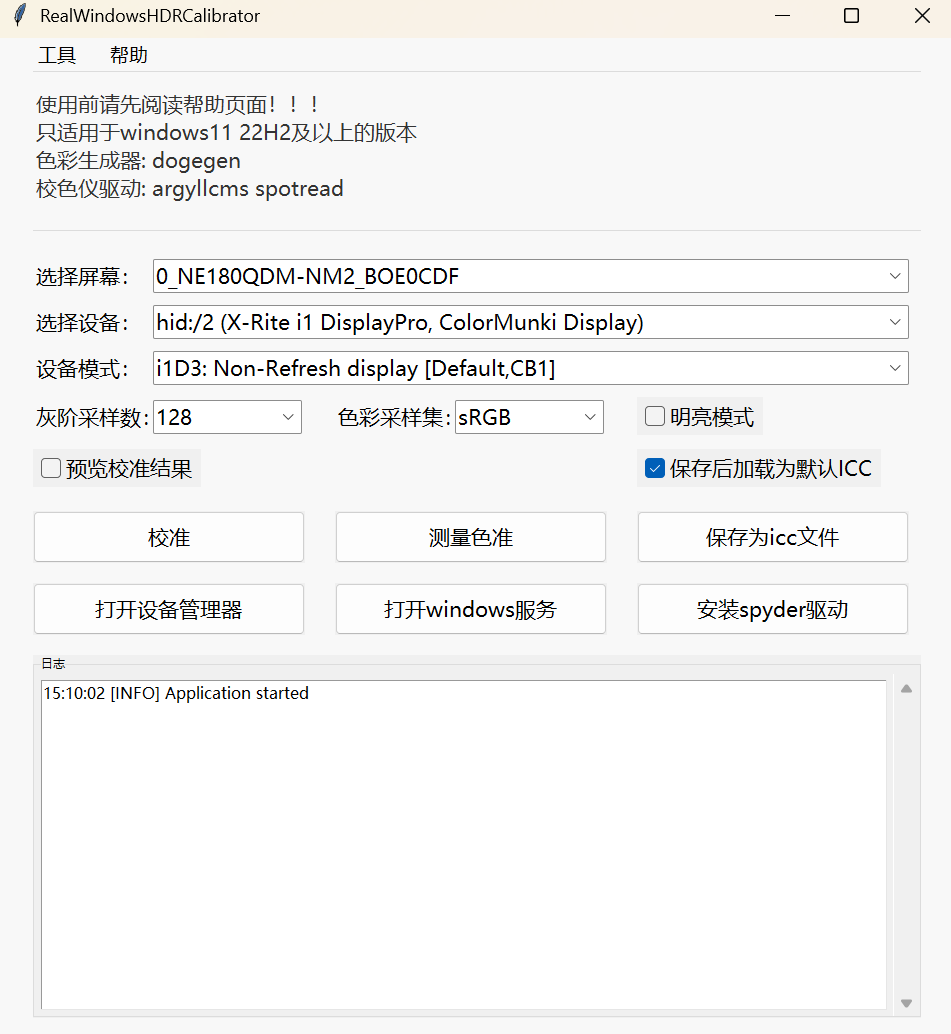

Here is the Python script that generated this plot:
from lut import *
from meta_data import *
from matrix import *
from convert_utils import *
from delteE import *
from icc_rw import ICCProfile
from color_test_suit import *
from color_rw import ColorReader, ColorWriter
from log import logging, TextHandler
from i18n.i18n_loader import _

from win_display import (
    get_all_display_config,
    get_monitor_rect_by_gdi_name,
    cp_add_display_association,
    install_icc,
    uninstall_icc,
    cp_remove_display_association,
    luid_from_dict,
)

from tkinter import filedialog, ttk, Canvas
import tkinter as tk
import numpy as np
import webbrowser
import subprocess
import threading
import traceback
import tempfile
import ctypes
import time
import uuid
import copy
import sys
import re
import os


class HDRCalibrationUI:
    def __init__(self, root):
        self.init_base_icc()
        self.target_xyz = []
        self.convert_command = []
        self.measured_xyz = {}

        self.gamut_test_rgb = {
            "red": [592, 0, 0],
            "green": [0, 592, 0],
            "blue": [0, 0, 592],
            "white": [1023, 1023, 1023],
            "white_200nit": [592, 592, 592],
            "black": [0, 0, 0],
        }
        self.measure_gamut_xyz = {}

        self.preview_icc_name = None
        self.measured_pq = {"red": [], "green": [], "blue": []}

        self.proc_color_write = None
        self.proc_color_reader = None

        self.icc_change_delay = 0

        self.eetf_args = {
            "source_max": 10000,
            "source_min": 0,
            "monitor_max": None,
            "monitor_min": None,
        }
        self._eetf_window = None

        self.project_url = "https://github.com/forbxy/rwhc"
        self.argyll_download_url = "https://www.argyllcms.com/downloadwin.html"

        self.root = root
        self.root.title("RealWindowsHDRCalibrator")
        self.set_dpi_awareness()

        self.displays_config = get_all_display_config()
        hc = {}
        for itm in self.displays_config:
            product_id = itm["target"]["device_path"].split("#")[1]
            f_name = itm["target"].get("friendly_name") or "none"
            h_dname = f"{itm['path_index']}_{f_name}_{product_id}"
            hc[h_dname] = copy.deepcopy(itm)
            hc[h_dname]["monitor_rect"] = get_monitor_rect_by_gdi_name(
                itm["source"]["gdi_name"]
            )
            hc[h_dname]["color_work_status"] = "sdr"
            # Generate the screen's address in the Windows registry
            t = itm["target"]["device_path"].split("\\")[-1].split("#")[:-1]
            hc[h_dname]["pnp_device_id"] = "\\".join(t)
            """SDR_ACM = advanced_color  & wide_color_enforced
               HDR =     advanced_color  & !wide_color_enforced
               SDR =     !advanced_color & !wide_color_enforced
            """
            if hc[h_dname]["target"]["advanced_color"]["enabled"]:
                hc[h_dname]["color_work_status"] = "hdr"
                if hc[h_dname]["target"]["advanced_color"]["wide_color_enforced"]:
                    hc[h_dname]["color_work_status"] = "sdr_acm"
        self.human_display_config_map = hc

        self.build_ui()
        self.init_logging()
        self.on_monitor_changed()
        

    def init_logging(self):
        th = TextHandler(self.log_text)
        fmt = logging.Formatter("%(asctime)s [%(levelname)s] %(message)s", "%H:%M:%S")
        th.setFormatter(fmt)
        root_logger = logging.getLogger()
        root_logger.addHandler(th)

        log_path = os.path.join(os.path.dirname(__file__), "hc.log")
        fh = logging.FileHandler(log_path, encoding="utf-8")
        fh.setFormatter(fmt)
        fh.setLevel(logging.DEBUG)
        root_logger.addHandler(fh)

        root_logger.setLevel(logging.INFO)
        logging.info(_("Application started"))

    def build_ui(self):
        self.root.geometry("960x1000")
        self.root.configure(bg="#f8f8f8")
        self.root.protocol("WM_DELETE_WINDOW", self.on_exit)
        intro_font = ("Microsoft YaHei", 16)

        style = ttk.Style()
        style.theme_use("vista")
        style.configure(
            "TopBar.TMenubutton",
            font=("Microsoft YaHei", 14),
            padding=(5, 4),
            background="#f8f8f8",
            relief="flat",
            borderwidth=0,
        )
        style.map(
            "TopBar.TMenubutton",
            background=[("active", "#e9eff5"), ("pressed", "#dbe6f0")],
            relief=[("pressed", "flat"), ("!pressed", "flat")],
        )
        try:
            style.layout(
                "TopBar.TMenubutton",
                [
                    (
                        "Menubutton.padding",
                        {
                            "children": [("Menubutton.label", {"sticky": "nswe"})],
                            "sticky": "nswe",
                        },
                    )
                ],
            )
        except tk.TclError:
            pass

        top_bar = tk.Frame(root, bg="#f8f8f8")
        top_bar.pack(fill="x", padx=36, pady=(0, 4))

        tk.Frame(top_bar, bg="#dcdcdc", height=1).pack(fill="x", side="bottom")

        tools_btn = ttk.Menubutton(top_bar, text=_("Tools"), style="TopBar.TMenubutton")
        tools_btn.pack(side="left", padx=(0, 24))
        tools_menu = tk.Menu(tools_btn, tearoff=0, font=("Microsoft YaHei", 14))
        tools_menu.add_command(label=_("ICC Modifier"), command=lambda: self.open_tools("icc_modifier_app.py"))
        tools_menu.add_command(label=_("Gamut Browser"), command=lambda: self.open_tools("gamut_browser_app.py"))
        tools_menu.add_command(label=_("View Grayscale"), command=lambda: self.open_tools("view_grayscale_app.py"))
        tools_menu.add_command(label=_("Manual Measurement"), command=lambda: self.open_tools("manual_measure_color_app.py"))
        tools_btn["menu"] = tools_menu  

        help_btn = ttk.Menubutton(top_bar, text=_("Help"), style="TopBar.TMenubutton")
        help_btn.pack(side="left")
        help_menu = tk.Menu(help_btn, tearoff=0, font=("Microsoft YaHei", 14))
        help_menu.add_command(label=_("User Guide"), command=self.open_user_guide_window)
        help_menu.add_command(label=_("Project Homepage"), command=self.open_project_homepage)
        help_btn["menu"] = help_menu
        self.help_window = None

        intro = "\n".join([
            _("Please read the Help page before use!"),
            _("Require win11 >= 22H2 win10 >= 1709"),
            _("Pattern generator: dogegen"),
            _("Colorimeter driver: argyllcms spotread")
        ])
        tk.Label(
            root,
            text=intro,
            font=intro_font,
            justify="left",
            bg="#f8f8f8",
            fg="#333333",
            anchor="w",
            pady=12,
            wraplength=2150,
        ).pack(pady=(0, 10), padx=36, anchor="w")

        tk.Frame(root, height=1, bg="#dcdcdc").pack(fill="x", padx=36, pady=(4, 8))

        style.configure(
            "TButton", font=("Microsoft YaHei", 16), padding=(12, 8), width=20
        )
        style.configure(
            "TCheckbutton",
            font=("Microsoft YaHei", 16),  # Set font size
            padding=(8, 4),  # Optional: adjust padding
        )


        button_frame = tk.Frame(root, bg="#f8f8f8")
        button_frame.pack(pady=20, anchor="w", padx=36)
        self.root.option_add("*TCombobox*Listbox*Font", ("Microsoft YaHei", 15))

        self.monitor_list = list(self.human_display_config_map.keys())
        self.monitor_list.sort()
        self.monitor_var = tk.StringVar(
            value=self.monitor_list[0] if self.monitor_list else "No Monitor Found"
        )
        tk.Label(
            button_frame, text=_("Select display:"), font=("Microsoft YaHei", 16), bg="#f8f8f8"
        ).grid(row=0, column=0, sticky="w", padx=(0, 10), pady=(0, 12), columnspan=3)
        monitor_menu = ttk.Combobox(
            button_frame,
            textvariable=self.monitor_var,
            values=self.monitor_list,
            font=("Microsoft YaHei", 16),
            width=40,
            state="readonly",
        )
        monitor_menu.grid(
            row=0, column=0, sticky="we", padx=(120, 0), pady=(0, 12), columnspan=3
        )
        monitor_menu.bind("<<ComboboxSelected>>", lambda e: self.on_monitor_changed())

        im = self.get_instrument_mode_options()
        self.instrument_desc = [itm[1] for itm in im[0]]
        self.instrument_choose = [itm[0] for itm in im[0]]
        self.mode_desc = [itm[1] for itm in im[1]]
        self.mode_choose = [itm[0] for itm in im[1]]
        if not self.instrument_desc:
            self.instrument_desc = [_("No instrument found")]
        self.instrument_var = tk.StringVar(value=self.instrument_desc[0])
        tk.Label(
            button_frame, text=_("Select instrument:"), font=("Microsoft YaHei", 16), bg="#f8f8f8"
        ).grid(row=1, column=0, sticky="w", padx=(0, 10), pady=(0, 12), columnspan=3)
        instrument_menu = ttk.Combobox(
            button_frame,
            textvariable=self.instrument_var,
            values=self.instrument_desc,
            font=("Microsoft YaHei", 16),
            width=40,
            state="readonly",
        )
        instrument_menu.grid(
            row=1, column=0, sticky="we", padx=(120, 0), pady=(0, 12), columnspan=3
        )
        if not self.mode_desc:
            self.mode_desc = [_("No instrument found")]
        self.mode_var = tk.StringVar(value=self.mode_desc[0])
        tk.Label(
            button_frame, text=_("Instrument mode:"), font=("Microsoft YaHei", 16), bg="#f8f8f8"
        ).grid(row=2, column=0, sticky="w", padx=(0, 10), pady=(0, 12), columnspan=3)
        mode_menu = ttk.Combobox(
            button_frame,
            textvariable=self.mode_var,
            values=self.mode_desc,
            font=("Microsoft YaHei", 16),
            width=40,
            state="readonly",
        )
        mode_menu.grid(
            row=2, column=0, sticky="we", padx=(120, 0), pady=(0, 12), columnspan=3
        )

        self.pq_points_var = tk.StringVar(value="128")  
        tk.Label(
            button_frame,
            text=_("Grayscale samples:"),
            font=("Microsoft YaHei", 16),
            bg="#f8f8f8",
        ).grid(row=3, column=0, sticky="w", padx=(0, 10), pady=(0, 12))
        pq_points_menu = ttk.Combobox(
            button_frame,
            textvariable=self.pq_points_var,
            values=["128", "256", "512", "1024"],
            font=("Microsoft YaHei", 16),
            width=6,
            state="readonly",
        )
        pq_points_menu.grid(row=3, column=0, sticky="we", padx=(120, 33), pady=(0, 12))

        self.color_space_var = tk.StringVar(value="sRGB")
        tk.Label(
            button_frame,
            text=_("Color sample set:"),
            font=("Microsoft YaHei", 16),
            bg="#f8f8f8",
        ).grid(row=3, column=1, sticky="w", padx=(0, 10), pady=(0, 12))
        color_space_menu = ttk.Combobox(
            button_frame,
            textvariable=self.color_space_var,
            values=["sRGB", "sRGB+DisplayP3"],
            font=("Microsoft YaHei", 16),
            width=6,
            state="readonly",
        )
        color_space_menu.grid(
            row=3, column=1, sticky="we", padx=(120, 33), pady=(0, 12)
        )

        self.eetf_var = tk.BooleanVar(value=False)
        self.eetf_check = ttk.Checkbutton(
            button_frame,
            text=_("Luminance mapping"),
            variable=self.eetf_var,
            style="TCheckbutton",
            command=self.on_eetf_toggle,
        )
        # self.eetf_check.grid(row=3, column=2, sticky="w", padx=(0, 10), pady=(0, 12))
        # EETF functionality needs refactor before enabling
        
        self.bright_var = tk.BooleanVar(value=False) 
        self.bright_checkbutton = ttk.Checkbutton(
            button_frame,
            text=_("Bright mode"),
            variable=self.bright_var,
            style="TCheckbutton",
        )
        self.bright_checkbutton.grid(
            row=3, column=2, sticky="w", padx=(0, 0), pady=(0, 14)
        )

        self.white_point_var = tk.StringVar(value="0.3127,0.3290")
        tk.Label(
            button_frame,
            text=_("WhitePoint:"),
            font=("Microsoft YaHei", 16),
            bg="#f8f8f8",
        ).grid(row=4, column=0, sticky="w", padx=(0, 10), pady=(0, 12))
        white_point_entry = ttk.Entry(
            button_frame,
            textvariable=self.white_point_var,
            font=("Microsoft YaHei", 16),
            width=12,
        )
        white_point_entry.grid(row=4, column=0, sticky="we", padx=(120, 33), pady=(0, 12))

        self.preview_var = tk.BooleanVar(value=False) 
        self.preview_var.trace_add("write", lambda *a: self.on_preview_toggle())
        self.preview_checkbutton = ttk.Checkbutton(
            button_frame,
            text=_("Preview calibration result"),
            variable=self.preview_var,
            style="TCheckbutton",
        )
        self.preview_checkbutton.grid(
            row=4, column=1, sticky="w", padx=(0, 0), pady=(0, 14)
        )

        self.icc_set_var = tk.BooleanVar(value=True) 
        self.icc_set_checkbutton = ttk.Checkbutton(
            button_frame,
            text=_("Load as default ICC after saving"),
            variable=self.icc_set_var,
            style="TCheckbutton",
        )
        self.icc_set_checkbutton.grid(
            row=4, column=2, sticky="w", padx=(0, 0), pady=(0, 14)
        )

        ttk.Button(
            button_frame,
            text=_("Calibrate"),
            command=self.calibrate_monitor,
            style="TButton",  
            
            width=20,
        ).grid(row=5, column=0, padx=(0, 30), pady=(10, 0), sticky="w")

        ttk.Button(
            button_frame,
            text=_("Measure color accuracy"),
            command=self.measure_pq,
            style="TButton",
            width=20,
        ).grid(row=5, column=1, padx=(0, 30), pady=(10, 0), sticky="w")

        ttk.Button(
            button_frame,
            text=_("Save as ICC file"),
            command=self.generate_and_save_icc,
            style="TButton",
            width=20,
        ).grid(row=5, column=2, pady=(10, 0), sticky="w")

        ttk.Button(
            button_frame,
            text=_("Open Device Manager"),
            command=lambda: os.system("start devmgmt.msc"),
            style="TButton",
            width=20,
        ).grid(row=6, column=0, columnspan=2, pady=(20, 0), sticky="w")
        ttk.Button(
            button_frame,
            text=_("Open Windows Services"),
            command=lambda: os.system("start services.msc"),
            style="TButton",
            width=20,
        ).grid(row=6, column=1, columnspan=2, pady=(20, 0), sticky="w")

        ttk.Button(
            button_frame,
            text=_("Install Spyder driver"),
            command=lambda: webbrowser.open(self.argyll_download_url),
            style="TButton",
            width=20,
        ).grid(row=6, column=2, columnspan=2, pady=(20, 0), sticky="w")

        log_frame = ttk.LabelFrame(root, text=_("Log"))
        log_frame.pack(fill="both", expand=True, padx=36, pady=(0, 20))
        self.log_text = tk.Text(
            log_frame,
            height=12,
            wrap="word",
            state="disabled",
            font=("Microsoft YaHei", 12),
            bg="#ffffff",
        )
        scrollbar = ttk.Scrollbar(
            log_frame, orient="vertical", command=self.log_text.yview
        )
        self.log_text.configure(yscrollcommand=scrollbar.set)
        scrollbar.pack(side="right", fill="y")
        self.log_text.pack(side="left", fill="both", expand=True, padx=6, pady=6)

    def init_base_icc(self):
        self.icc_handle = ICCProfile("data/hdr_empty.icc")
        self.icc_data = self.icc_handle.read_all()
        self.MHC2 = copy.deepcopy(self.icc_data["MHC2"])
        if self.MHC2["red_lut"] == [0, 1]:
            self.MHC2["red_lut"] = generate_pq_lut().tolist()
            self.MHC2["green_lut"] = generate_pq_lut().tolist()
            self.MHC2["blue_lut"] = generate_pq_lut().tolist()
            self.MHC2["entry_count"] = len(self.MHC2["red_lut"])

    def set_dpi_awareness(self):
        try:
            ctypes.windll.shcore.SetProcessDpiAwareness(1) 
        except Exception:
            try:
                ctypes.windll.user32.SetProcessDPIAware()
            except Exception:
                pass

    def run_in_thread(self, worker, on_done):
        """
        worker: a function that takes no arguments (or only uses closure variables) — returns a result
        on_done(result): callback executed on the main (GUI) thread
        """

        def _wrap():
            try:
                res = worker()
            except Exception as e:
                res = e
            
            self.root.after(0, lambda: on_done(res))

        threading.Thread(target=_wrap, daemon=True).start()

    def get_instrument_mode_options(self):
        """
        Dynamically parse the output of spotread.exe --help
        to extract available instruments and their device file names.
        """
        exe_path = os.path.join(os.path.dirname(__file__), "bin", "spotread.exe")
        if not os.path.isfile(exe_path):
            return ([], [])
        try:
            proc = subprocess.run(
                [exe_path, "--help"],
                stdout=subprocess.PIPE,
                stderr=subprocess.STDOUT,
                text=True,
                env=os.environ.copy(),
                check=False,
            )
            output = proc.stdout
        except Exception as e:
            return ([], [])

        lines = [itm.strip() for itm in output.splitlines()]

        c_list = []
        for i, ln in enumerate(lines):
            if "-c listno" in ln:
                # Collect downward until hitting the next argument (line starts with '-' and is not indented)
                j = i
                while j < len(lines):
                    l2 = lines[j]
                    if j != i and re.match(r"^-\w", l2):
                        break
                    # Match pattern like "  1 = 'xxxx'"
                    m = re.match(r"\s*(\d+)\s*=\s*'(.+)'", l2)
                    if m:
                        c_list.append([m.group(1), m.group(2)])
                    j += 1
                break  # Exit after finishing the block

        # -y
        y_list = []
        start_idx = None
        for i, ln in enumerate(lines):
            if re.match(r"^-y\s+", ln):
                start_idx = i
                break
        if start_idx is not None:
            # Collect the -y block
            block = []
            for j in range(start_idx, len(lines)):
                l2 = lines[j]
                if j == start_idx:
                    l2 = l2[3:]  # Strip the "-y " prefix
                if j > start_idx and re.match(r"^\-\w", l2):  # Next argument begins
                    break
                block.append(l2.rstrip())
            for raw in block:
                if not raw.strip():
                    continue
                m = raw.split("    ")
                code = m[0].strip()
                desc = m[-1].strip()
                y_list.append([code, desc])
        if not y_list:
            logging.error(_("Failed to parse spotread -y modes; the output format may have changed"))
        return c_list, y_list

    def get_spotread_args(self):
        args = []
        instrument_idx = self.instrument_desc.index(self.instrument_var.get())
        mode_idx = self.mode_desc.index(self.mode_var.get())
        args.append("-x")
        args.append("-e")
        args.append("-Q")
        args.append("2015_10")
        print(instrument_idx, mode_idx)
        if len(self.instrument_choose) > 0:
            args.extend(["-c", self.instrument_choose[instrument_idx]])
        if len(self.mode_choose) > 0:
            args.extend(["-y", self.mode_choose[mode_idx].split("|")[0]])
        return args
    
    def open_tools(self, tool_name):
        try:
            script = os.path.join(os.path.dirname(__file__), "tools", tool_name)
            if not os.path.isfile(script):
                tk.messagebox.showerror(_("Error"), _("File not found: {}").format(script))
                return
            print([sys.executable, script], os.path.dirname(script))
            subprocess.Popen([sys.executable, script], cwd=os.path.dirname(script), env=os.environ.copy())
        except Exception as e:
                tk.messagebox.showerror(_("Error"), _("Failed to launch {}: {}").format(tool_name, e))


    def open_project_homepage(self):
        webbrowser.open(self.project_url)

    def open_user_guide_window(self):
        webbrowser.open(self.project_url)

    def set_icc(self, path):
        """
        path: The file path of the ICC profile to install.
        Install the specified ICC file, 
        associate it with the currently selected display, 
        and set it as that display's default ICC.
        """
        install_icc(path)
        icc_name = os.path.basename(path)
        monitor = self.monitor_var.get()
        info = self.human_display_config_map.get(monitor)
        luid = luid_from_dict(info["adapter_luid"])
        sid = info["source"]["id"]
        hdr = False
        if info["color_work_status"] == "hdr":
            hdr = True
        cp_add_display_association(
            luid, sid, icc_name, set_as_default=True, associate_as_advanced_color=hdr
        )

    def clean_icc(self, name):
        """
        name: The name of the ICC profile to clean (without .icc or .icm).
        Unassociate the specified ICC file from the currently selected display, 
        unset it as that display's default profile, 
        and remove the ICC file from the system.
        """
        path = f"{name}.icc"
        monitor = self.monitor_var.get()
        info = self.human_display_config_map.get(monitor)
        luid = luid_from_dict(info["adapter_luid"])
        sid = info["source"]["id"]
        hdr = False
        if info["color_work_status"] == "hdr":
            hdr = True
        cp_remove_display_association(luid, sid, path, associate_as_advanced_color=hdr)
        uninstall_icc(path, force=True)

    def freeze_ui(self):
        """
        Disable all interactive controls in the window; 
        save their original states (including Combobox 'readonly' state).
        """
        if getattr(self, "_ui_frozen", False):
            return
        self._ui_frozen = True
        self._disabled_widgets = []

        def add(widget, prev_state):
            self._disabled_widgets.append((widget, prev_state))

        def walk(w):
            for child in w.winfo_children():
                walk(child)
                if isinstance(
                    child,
                    (
                        tk.Button,
                        tk.Checkbutton,
                        tk.Radiobutton,
                        tk.Scale,
                        tk.Entry,
                        tk.Text,
                    ),
                ):
                    prev = child.cget("state")
                    if prev != "disabled":
                        add(child, prev)
                        child.config(state="disabled")
                elif isinstance(
                    child,
                    (
                        ttk.Button,
                        ttk.Checkbutton,
                        ttk.Radiobutton,
                        ttk.Entry,
                        ttk.Menubutton,
                    ),
                ):
                    try:
                        prev = child.cget("state")
                    except Exception:
                        try:
                            prev = (
                                "disabled" if "disabled" in child.state() else "normal"
                            )
                        except Exception:
                            prev = "normal"
                    if prev != "disabled":
                        add(child, prev)
                        child.configure(state="disabled")
                elif isinstance(child, ttk.Combobox):
                    prev = child.cget("state")  # Could be 'readonly' or 'normal'
                    if prev != "disabled":
                        add(child, prev)
                        child.configure(state="disabled")
                if isinstance(child, ttk.Menubutton):
                    m = child["menu"] if "menu" in child.keys() else None
                    if isinstance(m, tk.Menu):
                        entry_states = []
                        end = m.index("end")
                        if end is not None:
                            for i in range(end + 1):
                                try:
                                    st = m.entrycget(i, "state")
                                    entry_states.append(st)
                                    m.entryconfig(i, state="disabled")
                                except Exception:
                                    entry_states.append(None)
                        add(m, entry_states)

        walk(self.root)
        self.root.configure(cursor="wait")
        self.root.update_idletasks()

    def unfreeze_ui(self):
        """
        Restore the interactive controls' states that were saved prior to calling freeze_ui.
        """
        if not getattr(self, "_ui_frozen", False):
            return
        for widget, prev in getattr(self, "_disabled_widgets", []):
            if isinstance(widget, tk.Menu):
                for i, st in enumerate(prev):
                    if st is not None:
                        try:
                            widget.entryconfig(i, state=st)
                        except Exception:
                            pass
                continue
            try:
                if prev != "disabled":
                    widget.configure(state=prev)
            except Exception:
                pass
        self._disabled_widgets.clear()
        self._ui_frozen = False
        self.root.configure(cursor="")
        self.root.update_idletasks()

    @staticmethod
    def safe_call(func):
        """
        Decorator for GUI action methods that:
        - Catches and logs any exception raised by the wrapped function.
        - Ensures cleanup steps run on error (unfreeze UI, stop reader/writer processes).
        - Resets transient ICC/preview state to a safe default.
        - Prevents the exception from propagating to the caller (avoids crashing the GUI thread).
        """
        def wrapper(*args, **kwargs):
            self = args[0]
            try:
                return func(*args, **kwargs)
            except Exception as e:
                logging.error(_("Error while executing {}: {}").format(func.__name__, e))
                logging.error(traceback.format_exc())
                try:
                    self.unfreeze_ui()
                except Exception:
                    pass
                try:
                    self.clean_color_rw_process()
                except Exception:
                    pass
                self.icc_change_delay = 0
                if self.preview_icc_name:
                    try:
                        self.preview_var.set(False)
                    except Exception:
                        pass

        return wrapper

    def clean_color_rw_process(self):
        try:
            if self.proc_color_write:
                self.proc_color_write.terminate()
                self.proc_color_write = None
            if self.proc_color_reader:
                self.proc_color_reader.terminate()
                self.proc_color_reader = None
        except Exception as e:
            logging.error(_("Error cleaning color read/write processes: {}").format(e))
            logging.error(traceback.format_exc())

    def on_exit(self):
        # exit clean
        try:
            if self.preview_icc_name:
                self.clean_icc(self.preview_icc_name)
            self.clean_color_rw_process()
        except Exception as e:
            logging.error(_("Error during on_exit: {}").format(e))
            logging.error(traceback.format_exc())
        try:
            self.root.destroy()
        except Exception:
            pass

    def on_monitor_changed(self, event=None):
        """
        Display change notification: 
        show a short, undecorated overlay centered on the selected monitor 
        """
        sel = self.monitor_var.get()
        info = self.human_display_config_map.get(sel)
        if not info:
            return

        mon = info.get("monitor_rect")
        if not mon:
            try:
                mon = get_monitor_rect_by_gdi_name(info["source"]["gdi_name"])
            except Exception:
                return

        box_w = 500
        box_h = 300
        duration_ms = 1500
        text = _("Selected this display")

        mon_left = int(mon.get("left", 0))
        mon_top = int(mon.get("top", 0))
        mon_right = int(mon.get("right", mon_left + box_w))
        mon_bottom = int(mon.get("bottom", mon_top + box_h))
        mon_w = max(1, mon_right - mon_left)
        mon_h = max(1, mon_bottom - mon_top)

        x = mon_left + (mon_w - box_w) // 2
        y = mon_top + (mon_h - box_h) // 2

        try:
            prev_top = self.root.attributes("-topmost")
        except Exception:
            prev_top = False

        def _to_bool(v):
            if isinstance(v, str):
                return v in ("1", "true", "True")
            return bool(v)

        prev_top_bool = _to_bool(prev_top)

        overlay = tk.Toplevel(self.root)
        overlay.overrideredirect(True)
        overlay.transient(self.root)
        overlay.attributes("-topmost", True)
        overlay.configure(bg="white")
        overlay.geometry(f"{box_w}x{box_h}+{x}+{y}")
        overlay.lift(self.root)

        frm = tk.Frame(
            overlay, bg="white", highlightthickness=1, highlightbackground="#888888"
        )
        frm.pack(fill="both", expand=True)

        canvas = tk.Canvas(
            frm, width=box_w, height=box_h, highlightthickness=0, bg="white"
        )
        canvas.pack(fill="both", expand=True)

        canvas.create_text(
            box_w // 2,
            box_h // 2,
            text=text,
            fill="black",
            font=("Segoe UI", 16, "bold"),
        )

        def _cleanup():
            try:
                if overlay.winfo_exists():
                    overlay.destroy()
            except Exception:
                pass
            try:
                self.root.attributes("-topmost", True)
                self.root.lift()
                # try:
                #     self.root.focus_force()
                # except Exception:
                #     pass

                def _restore():
                    try:
                        self.root.attributes("-topmost", prev_top_bool)
                    except Exception:
                        pass

                self.root.after(10, _restore)
            except Exception:
                pass

        overlay.after(duration_ms, _cleanup)

    def on_eetf_toggle(self):
        if self.eetf_var.get():
            self.open_eetf_window()
        else:
            self.eetf_args = {
                "source_max": 10000,
                "source_min": 0,
                "monitor_max": None,
                "monitor_min": None,
            }

    def open_eetf_window(self):
        if self._eetf_window and self._eetf_window.winfo_exists():
            self._eetf_window.lift()
            return

        win = tk.Toplevel(self.root)
        win.title(_("EETF parameters"))
        win.geometry("360x330")
        win.resizable(True, True)
        self._eetf_window = win

        frm = tk.Frame(win, padx=14, pady=12)
        frm.pack(fill="both", expand=True)

        src_max_default = self.eetf_args.get("source_max", 10000)
        src_min_default = self.eetf_args.get("source_min", 0)
        mon_max_default = self.eetf_args.get("monitor_max")
        mon_min_default = self.eetf_args.get("monitor_min")

        v_src_max = tk.StringVar(
            value=str(src_max_default if src_max_default is not None else "10000")
        )
        v_src_min = tk.StringVar(
            value=str(src_min_default if src_min_default is not None else "0")
        )
        v_max = tk.StringVar(
            value=("" if mon_max_default is None else f"{mon_max_default}")
        )
        v_min = tk.StringVar(
            value=("" if mon_min_default is None else f"{mon_min_default}")
        )

        tk.Label(frm, text=_("Source max luminance (nit):"), font=("Microsoft YaHei", 13)).grid(
            row=0, column=0, sticky="w", pady=6
        )
        e1 = ttk.Entry(frm, textvariable=v_src_max, width=18)
        e1.grid(row=0, column=1, sticky="w", pady=6)

        tk.Label(frm, text=_("Source min luminance (nit):"), font=("Microsoft YaHei", 13)).grid(
            row=1, column=0, sticky="w", pady=6
        )
        e2 = ttk.Entry(frm, textvariable=v_src_min, width=18)
        e2.grid(row=1, column=1, sticky="w", pady=6)

        tk.Label(frm, text=_("Display max luminance (nit):"), font=("Microsoft YaHei", 13)).grid(
            row=2, column=0, sticky="w", pady=6
        )
        e3 = ttk.Entry(frm, textvariable=v_max, width=18)
        e3.grid(row=2, column=1, sticky="w", pady=6)

        tk.Label(frm, text=_("Display min luminance (nit):"), font=("Microsoft YaHei", 13)).grid(
            row=3, column=0, sticky="w", pady=6
        )
        e4 = ttk.Entry(frm, textvariable=v_min, width=18)
        e4.grid(row=3, column=1, sticky="w", pady=6)

        tk.Label(
            frm,
            text=_("Tip: leave display max/min empty to use measured values."),
            font=("Microsoft YaHei", 13),
            fg="#333333",
            wraplength=320,
            justify="left",
        ).grid(row=4, column=0, columnspan=2, sticky="w", pady=(6, 0))

        btns = tk.Frame(frm)
        btns.grid(row=5, column=0, columnspan=2, pady=(14, 0), sticky="e")

        def on_ok():
            # Parse to float; allow empty values as None
            try:
                smx = float(v_src_max.get())
                smn = float(v_src_min.get())
            except Exception:
                tk.messagebox.showerror(_("Error"), _("Source luminance must be numeric"))
                return
            try:
                mmx = float(v_max.get()) if v_max.get().strip() != "" else None
                mmn = float(v_min.get()) if v_min.get().strip() != "" else None
            except Exception:
                tk.messagebox.showerror(_("Error"), _("Display luminance must be numeric or left blank"))
                return

            if smx <= 0 or smn < 0 or smn > smx:
                tk.messagebox.showerror(
                    _("Error"), _("Source max must be > 0 and source min must be <= source max")
                )
                return

            if mmx is not None and mmx <= 0:
                tk.messagebox.showerror(_("Error"), _("Display max luminance must be > 0"))
                return
            if (mmx is not None and mmn is not None) and (mmn < 0 or mmn > mmx):
                tk.messagebox.showerror(_("Error"), _("Display min luminance must be within [0, max]"))
                return

            self.eetf_args = {
                "source_max": smx,
                "source_min": smn,
                "monitor_max": mmx,
                "monitor_min": mmn,
            }
            logging.info(_("EETF params: %s"), self.eetf_args)
            win.destroy()

        def on_cancel():
            self.eetf_var.set(False)
            win.destroy()

        ttk.Button(btns, text=_("OK"), command=on_ok, width=10).pack(
            side="right", padx=(8, 0)
        )
        ttk.Button(btns, text=_("Cancel"), command=on_cancel, width=10).pack(side="right")

        win.bind("<Return>", lambda e: on_ok())
        win.bind("<Escape>", lambda e: on_cancel())

    def on_preview_toggle(self):
        """
        Implement a preview: loading a temporary ICC profile onto the selected display.
        before measurement load hdr_empty.icc as a preview; 
        after measurement preview the measured results 
        """
        state = self.preview_var.get()
        if state:
            if self.preview_icc_name:
                self.clean_icc(self.preview_icc_name)
                self.preview_icc_name = None
                time.sleep(self.icc_change_delay)
            self.preview_icc_name = "CC_" + str(uuid.uuid4())
            temp_dir = tempfile.gettempdir()
            icc_file_name = self.preview_icc_name + ".icc"
            path = os.path.join(temp_dir, icc_file_name)
            desc = [{"lang": "en", "country": "US", "text": self.preview_icc_name}]
            self.icc_handle.write_desc(desc)
            self.icc_handle.rebuild()
            self.icc_handle.save(path)
            self.set_icc(path)
            os.remove(path)
            time.sleep(self.icc_change_delay)
        else:
            if self.preview_icc_name:
                self.clean_icc(self.preview_icc_name)
                self.preview_icc_name = None
                time.sleep(self.icc_change_delay)

    def temp_save_icc(self, path):
        # debug only
        filename = os.path.basename(path)
        name_without_ext = os.path.splitext(filename)[0]
        desc = [{"lang": "en", "country": "US", "text": name_without_ext}]
        self.icc_handle.write_desc(desc)
        self.icc_handle.rebuild()
        self.icc_handle.save(path)

    @safe_call
    def calibrate_monitor(self):
        logging.info(_("Calibration started"))
        self.freeze_ui()
        hdr_status = self.human_display_config_map[self.monitor_var.get()]["color_work_status"]
        logging.info(_("Selected screen HDR state: {}").format(hdr_status))
        if hdr_status != "hdr":
            msg = _("The selected screen HDR is off. Please enable HDR in system settings before calibration.")
            tk.messagebox.showerror(_("Error"), msg)
            logging.error(msg)
            self.clean_color_rw_process()
            self.unfreeze_ui()
            return

        self.proc_color_write = ColorWriter()
        args = self.get_spotread_args()
        self.proc_color_reader = ColorReader(args)
        if self.proc_color_reader.status == "need_calibration":
            while 1:
                msg = _("Spot read needs a calibration before continuing \nPlace the instrument on its reflective white reference then click OK.")
                answer = tk.messagebox.askokcancel(_("need_calibration"), msg)
                if answer:
                    self.proc_color_reader.calibrate()
                else:
                    logging.info(_("User canceled calibration"))
                    self.clean_color_rw_process()
                    self.unfreeze_ui()
                    return
                if self.proc_color_reader.status != "need_calibration":
                    break
        # Send command to the child process
        self.proc_color_write.write_rgb([800, 800, 800])
        msg = _("Move the white window to the target screen, resize it to fully cover the meter, place the meter on the window, then click OK.")
        answer = tk.messagebox.askokcancel(_("Place the colorimeter"), msg)
        if not answer:
            logging.info(_("User canceled calibration"))
            self.clean_color_rw_process()
            self.unfreeze_ui()
            return

        self.init_base_icc()
        origin_preview_status = self.preview_var.get()

        self.icc_change_delay = 0.5
    
        def calibrate_control():
            self.measure_gamut_before()
            self.calibrate_pq()
            # self.calibrate_white_by_lut()
            self.calibrate_chromaticity()
            self.measure_gamut_after()
            
            return
            

        def measure_control_cb(result):
            if isinstance(result, Exception):
                msg = _("Matrix LUT generation failed: {}").format(result)
                logging.error(msg)
                tk.messagebox.showerror(_("Error"), msg)
            else:
                logging.info(_("Matrix LUT generated"))
            self.unfreeze_ui()
            self.clean_color_rw_process()
            self.icc_change_delay = 0
            self.preview_var.set(origin_preview_status)
            if isinstance(result, Exception):
                raise result
            

        self.run_in_thread(calibrate_control, measure_control_cb)

    def measure_gamut_before(self):
        self.preview_var.set(True)
        max_lumi = 0
        min_lumi = 0
        for color, rgb in self.gamut_test_rgb.items():
            self.proc_color_write.write_rgb(rgb, delay=0.1)
            XYZ = self.proc_color_reader.read_XYZ()
            logging.info(_("Color {} measured XYZ: {}").format(color, XYZ))
            eetf = self.eetf_var.get()
            # If EETF is enabled, 
            # set the luminance parameters in the ICC 
            # to avoid double mapping.
            if color == "white":
                if eetf and self.eetf_args["monitor_max"] != 10000 and \
                    self.eetf_args["monitor_max"] is not None:
                    max_lumi = self.eetf_args["monitor_max"]
                else:
                    max_lumi = XYZ[1]
            if color == "black":
                if eetf and self.eetf_args["monitor_min"] != 0:
                    min_lumi = 0
                else:
                    min_lumi = XYZ[1]
            self.measure_gamut_xyz[color] = XYZ
            
            
        start_lumi = self.measure_gamut_xyz["black"][1]
        delta = max(start_lumi * 0.01, 0.0005)  # Adjust threshold as needed
        logging.info(_("Start binary search for activated black: start_lumi={} delta={}").format(start_lumi, delta))

        def measure_gray(code):
            rgb = [code, code, code]
            self.proc_color_write.write_rgb(rgb, delay=0.1)
            XYZ = self.proc_color_reader.read_XYZ()
            logging.info(_("Gray test code={} RGB={} measured XYZ: {}").format(code, rgb, XYZ))
            return XYZ

        high_XYZ = measure_gray(255)
        if high_XYZ[1] <= start_lumi + delta:
            logging.info(_("No significant luminance increase found in 0-255 range; skipping activated black detection"))
            self.measure_gamut_xyz["min_activated_black"] = self.measure_gamut_xyz["black"]
        else:
            lo, hi = 1, 255
            found_code = None
            found_XYZ = None
            while lo <= hi:
                mid = (lo + hi) // 2
                XYZ = measure_gray(mid)
                if XYZ[1] > start_lumi + delta:
                    found_code = mid
                    found_XYZ = XYZ
                    hi = mid - 1  
                else:
                    lo = mid + 1
            if found_XYZ is not None:
                self.measure_gamut_xyz["min_activated_black"] = found_XYZ
                logging.info(_("Activated black level found: code={} XYZ={}").format(found_code, found_XYZ))
            else:
                logging.info(_("Activated black not found (grayscale differences may be below threshold)"))

        """
        FIXME 
        The full‑frame luminance of an OLED may be lower than the maximum luminance of a patch, 
        but currently I can't get dogegen to display in fullscreen.
        """
        peak_lumi = max_lumi
        logging.info(_("Writing max full-frame luminance {}, peak luminance {}, min luminance {}").format(max_lumi, peak_lumi, min_lumi))
        self.MHC2["min_luminance"] = min_lumi
        self.MHC2["peak_luminance"] = peak_lumi
        self.icc_handle.write_XYZType("lumi", [[max_lumi, max_lumi, max_lumi]])
        
        r = l2_normalize_XYZ(self.measure_gamut_xyz["red"])
        g = l2_normalize_XYZ(self.measure_gamut_xyz["green"])
        b = l2_normalize_XYZ(self.measure_gamut_xyz["blue"])
        target_wp = [float(x.strip()) for x in self.white_point_var.get().split(",")]
        max_nit = self.measure_gamut_xyz["white_200nit"][1]
        target_white_XYZ = xyY_to_XYZ([*target_wp, max_nit])
        w = l2_normalize_XYZ(target_white_XYZ / 10000)
        logging.info(_("Writing RGBW XYZ:\n {}\n {}\n {}\n {}").format(r, g, b, w))
        self.icc_handle.write_XYZType("rXYZ", [r])
        self.icc_handle.write_XYZType("gXYZ", [g])
        self.icc_handle.write_XYZType("bXYZ", [b])
        self.icc_handle.write_XYZType("wtpt", [w])
        
        self.icc_handle.write_MHC2(self.MHC2)

        logging.info(_("Gamut measurement finished"))
    
    def measure_gamut_after(self):
        self.preview_var.set(True)
        max_lumi = 0
        min_lumi = 0
        for color, rgb in self.gamut_test_rgb.items():
            self.proc_color_write.write_rgb(rgb, delay=0.1)
            XYZ = self.proc_color_reader.read_XYZ()
            logging.info(_("Color {} measured XYZ: {}").format(color, XYZ))
            if color == "white":
                max_lumi = XYZ[1]
            if color == "black":
                min_lumi = XYZ[1]
            self.measure_gamut_xyz[color] = XYZ

        """
        FIXME 
        The full‑frame luminance of an OLED may be lower than the maximum luminance of a patch, 
        but currently I can't get dogegen to display in fullscreen.
        """
        if self.bright_var.get():
            lut = generate_inversed_lut(generate_bright_pq_lut())
            bright_lut_inv = {"red_lut": lut.tolist(),
                              "green_lut": lut.tolist(),
                              "blue_lut": lut.tolist()}

            white_rgb_fix = apply_lut(XYZ_to_BT2020_PQ_rgb(self.measure_gamut_xyz["white"]/10000), bright_lut_inv)
            black_rgb_fix = apply_lut(XYZ_to_BT2020_PQ_rgb(self.measure_gamut_xyz["black"]/10000), bright_lut_inv)
            white_xyz_fix = BT2020_PQ_rgb_to_XYZ(white_rgb_fix)
            black_xyz_fix = BT2020_PQ_rgb_to_XYZ(black_rgb_fix)
            logging.info(_("Brightness-compensated white RGB: {} XYZ: {}").format(white_rgb_fix, white_xyz_fix))
            logging.info(_("Brightness-compensated black RGB: {} XYZ: {}").format(black_rgb_fix, black_xyz_fix))
            max_lumi = white_xyz_fix[1]*10000
            min_lumi = black_xyz_fix[1]*10000
        peak_lumi = max_lumi
        logging.info(_("Writing max full-frame luminance {}, peak luminance {}, min luminance {}").format(max_lumi, peak_lumi, min_lumi))
        self.MHC2["min_luminance"] = min_lumi
        self.MHC2["peak_luminance"] = peak_lumi
        self.icc_handle.write_XYZType("lumi", [[max_lumi, max_lumi, max_lumi]])
        
        r = l2_normalize_XYZ(self.measure_gamut_xyz["red"])
        g = l2_normalize_XYZ(self.measure_gamut_xyz["green"])
        b = l2_normalize_XYZ(self.measure_gamut_xyz["blue"])
        target_wp = [float(x.strip()) for x in self.white_point_var.get().split(",")]
        max_nit = self.measure_gamut_xyz["white_200nit"][1]
        target_white_XYZ = xyY_to_XYZ([*target_wp, max_nit])
        w = l2_normalize_XYZ(target_white_XYZ / 10000)
        logging.info(_("Writing RGBW XYZ:\n {r}\n {g}\n {b}\n {w}").format(r=r, g=g, b=b, w=w))
        self.icc_handle.write_XYZType("rXYZ", [r])
        self.icc_handle.write_XYZType("gXYZ", [g])
        self.icc_handle.write_XYZType("bXYZ", [b])
        self.icc_handle.write_XYZType("wtpt", [w])
        
        self.icc_handle.write_MHC2(self.MHC2)

        logging.info(_("Gamut measurement finished"))

    def calibrate_chromaticity(self):
        # measure and build matrix
        self.preview_var.set(True)
        logging.info(_("Start color measurement and generate matrix"))
        self.target_xyz = get_srgb_calibrate_XYZ_suit(self.measure_gamut_xyz)
        if self.color_space_var.get() == "sRGB+DisplayP3":
            self.target_xyz.extend(get_P3D65_calibrate_XYZ_suit(self.measure_gamut_xyz))
        white_points = get_D65_white_calibrate_test_XYZ_suit(self.measure_gamut_xyz)
        self.target_xyz.extend(white_points)
        self.measured_xyz = []
        i = 1
        l = len(self.target_xyz)
        
        source_white_XYZ = np.array(self.measure_gamut_xyz["white_200nit"])
        source_xy = XYZ_to_xy(source_white_XYZ / 10000)
        target_wp = [float(x.strip()) for x in self.white_point_var.get().split(",")]
        m = calculate_bradford_matrix(source_xy.tolist(), target_wp)
        for itm in self.target_xyz:
            pq = XYZ_to_BT2020_PQ_rgb(itm)
            rgb = (pq * 1023).round().astype(int)
            self.proc_color_write.write_rgb(rgb, delay=0.1)
            XYZ = self.proc_color_reader.read_XYZ()
            XYZ = [float(itm) / 10000 for itm in XYZ]
            XYZ = m@XYZ
            logging.info(_("({}) Color: {} Target XYZ:{} Measured: {}").format(i/l, rgb , itm, XYZ))
            self.measured_xyz.append(XYZ)
            i += 1
        matrix = fit_XYZ2XYZ_wlock_dropY(self.measured_xyz, self.target_xyz,self.measured_xyz[-1], self.target_xyz[-1])
        # matrix = fit_XYZ2XYZ(self.measure_convert_xyz, self.convert_xyz)
        ori_matrix = np.array(self.MHC2["matrix"]).reshape(3, 3)
        matrix2 = ori_matrix @ matrix
        self.MHC2["matrix"] = matrix2.flatten().tolist()
        self.icc_handle.write_MHC2(self.MHC2)
        logging.info(_("Color matrix measurement finished, matrix: {}").format(self.MHC2["matrix"]))
    
    def calibrate_white_by_lut(self):
        logging.info(_("Start calibrating grayscale chromaticity to D65"))
        MEASURE_POINTS_COUNT = 32
        pq_lut_origin = {"red": copy.deepcopy(self.MHC2["red_lut"]),
                         "green": copy.deepcopy(self.MHC2["green_lut"]),
                         "blue": copy.deepcopy(self.MHC2["blue_lut"])}
        max_nit = 0
        self.proc_color_write.write_rgb([1023,1023,1023], delay=0.3)
        XYZ = self.proc_color_reader.read_XYZ()
        max_nit = XYZ[1]
        min_nit = 10
        logging.info(_("Measured display peak luminance: {} nit").format(max_nit))
        measure_points_t = np.linspace(0, 1023, MEASURE_POINTS_COUNT, dtype=int)
        measure_points = [i for i in measure_points_t if min_nit < pq_eotf(i / 1023) < max_nit*0.8]
        
        # measure_points = [719]
        
        measure_points.insert(0, 0)
        measure_points.append(1023)
        logging.info(_("Grayscale points measured this run ({}): {}".format(len(measure_points), measure_points)))
        scales = []
        for grayscale in measure_points:
            nit = pq_eotf(grayscale / 1023)
            if nit > max_nit:
                logging.info(_("Grayscale {} target {} nit exceeds 90% of display peak {}, skip").format(
                    grayscale, nit, max_nit*0.9))
                scales.append({"grayscale":grayscale, "red": None, "green": None, "blue": None})
                continue
            if grayscale == 0:
                logging.info(_("Grayscale {} target {} nit is 0, skip").format(grayscale, nit))
                scales.append({"grayscale":grayscale, "red": None, "green": None, "blue": None})
                continue
            self.MHC2["red_lut"]     = copy.deepcopy(pq_lut_origin["red"])
            self.MHC2["green_lut"]   = copy.deepcopy(pq_lut_origin["green"])
            self.MHC2["blue_lut"]    = copy.deepcopy(pq_lut_origin["blue"])
            self.MHC2["entry_count"] = len(pq_lut_origin["red"])
            self.icc_handle.write_MHC2(self.MHC2)
            rgb_pq = [int(grayscale)] * 3
            target_rgb_pq = np.array(rgb_pq)/1023
            channel_scale = {"grayscale": grayscale, "red": 1, "green": 1, "blue": 1}
            for loop_count in range(2):
                for idx, channel in enumerate(["red","green", "blue"]):
                    logging.info(_("Adjust {} channel").format(channel))
                    total_scale = channel_scale[channel]
                    current_scale = 1
                    step = 0.00390625
                    target = target_rgb_pq[idx]
                    done = False
                    last_ratio = None
                    while 1:
                        self.preview_var.set(True)
                        logging.info(_("Grayscale {} loop {} channel {} target: PQ->{} RGB->{}").format(
                            grayscale, loop_count, channel, target_rgb_pq, rgb_pq))
                        self.proc_color_write.write_rgb(rgb_pq, delay=0.1)
                        measure_xyz = np.array(self.proc_color_reader.read_XYZ())
                        measure_rgb_pq = XYZ_to_BT2020_PQ_rgb(measure_xyz/10000)
                        measure = measure_rgb_pq[idx]
                        ratio = measure / target
                        total_ratio = (measure_rgb_pq / target_rgb_pq).round(4).tolist()
                        if last_ratio is None:
                            last_ratio = ratio
                        logging.info(_("Grayscale {} loop {} channel {} measured: XYZ->{} PQ->{} "
                                       "ratio->{} total_ratio->{} scale->{}").format(
                            grayscale, loop_count, channel,
                            measure_xyz.round(4).tolist(),
                            measure_rgb_pq,
                            round(ratio, 4),
                            total_ratio,
                            round(current_scale, 4)))

                        if ratio > 1:
                            if current_scale > 1:
                                # 加超了
                                last = abs(last_ratio - 1)
                                current = abs(ratio - 1)
                                if current >= last:
                                    current_scale -= step
                                done = True
                            else:
                                current_scale -= step
                        elif ratio < 1:
                            if current_scale < 1:
                                # 减超了
                                last = abs(last_ratio - 1)
                                current = abs(ratio - 1)
                                if current >= last:
                                    current_scale += step
                                done = True
                            else:
                                current_scale += step
                        else:
                            done = True
                        scale = total_scale + current_scale - 1
                        pq_lut_scale = lut_scale(pq_lut_origin[channel], scale)
                        pq_lut_scale[0] = 0
                        self.MHC2[f"{channel}_lut"] = pq_lut_scale.tolist()
                        self.icc_handle.write_MHC2(self.MHC2)
                        last_ratio = ratio
                        if done:
                            channel_scale[channel] = scale
                            logging.info(_("Grayscale {} loop {} channel {} adjusted, scale {}").format(
                                grayscale, loop_count, channel, scale))
                            break
                logging.info(_("Grayscale {} loop {} calibration done, red {} green {} blue {}").format(
                    grayscale, loop_count,
                    channel_scale["red"], channel_scale["green"], channel_scale["blue"]))
            scales.append(channel_scale)
            self.proc_color_write.write_rgb(rgb_pq, delay=0.3)
            measure_xyz = np.array(self.proc_color_reader.read_XYZ())
            measure_rgb_pq = XYZ_to_bt2020_linear(measure_xyz/10000)
            logging.info(_("Grayscale {} post-calibration: CIEXYZ->{} Linear RGB:{}->{}").format(
                grayscale, measure_xyz, target_rgb_pq, measure_rgb_pq))
        logging.info(_("All grayscale calibration finished, scales: {}").format(scales))
        last_activated_scale = None
        target_pq_lut_red = copy.deepcopy(pq_lut_origin["red"])
        target_pq_lut_green = copy.deepcopy(pq_lut_origin["green"])
        target_pq_lut_blue = copy.deepcopy(pq_lut_origin["blue"])
        if scales[0]["grayscale"] == 0:
            scales[0] = copy.deepcopy(scales[1])
            scales[0]["grayscale"] = 0
        lrscale = None
        lgscale = None
        lbscale = None
        lgrayscale = None
        for scale in scales:
            cgrayscale = scale["grayscale"]
            if scale["red"] is None:
                crscale = last_activated_scale["red"]
                cgscale = last_activated_scale["green"]
                cbscale = last_activated_scale["blue"]
            else:
                last_activated_scale = scale
                crscale = scale["red"]
                cgscale = scale["green"]
                cbscale = scale["blue"]
            if lgrayscale is None:
                lrscale = crscale
                lgscale = cgscale
                lbscale = cbscale
                lgrayscale = 0
            logging.info(_("Grayscale {} RED interpolation range {}-{} scale {}-{}").format(
                cgrayscale, lgrayscale, cgrayscale, lrscale, crscale))
            logging.info(_("Grayscale {} GREEN interpolation range {}-{} scale {}-{}").format(
                cgrayscale, lgrayscale, cgrayscale, lgscale, cgscale))
            logging.info(_("Grayscale {} BLUE interpolation range {}-{} scale {}-{}").format(
                cgrayscale, lgrayscale, cgrayscale, lbscale, cbscale))
            for idx in range(lgrayscale, cgrayscale):
                
                num = cgrayscale - lgrayscale
                rstep = (crscale - lrscale) / num if num != 0 else 0
                gstep = (cgscale - lgscale) / num if num != 0 else 0
                bstep = (cbscale - lbscale) / num if num != 0 else 0
                r = idx - lgrayscale
                target_pq_lut_red[idx] = lut_scale(target_pq_lut_red[idx], lrscale + r*rstep) 
                target_pq_lut_green[idx] = lut_scale(target_pq_lut_green[idx], lgscale + r*gstep)
                target_pq_lut_blue[idx] = lut_scale(target_pq_lut_blue[idx], lbscale + r*bstep)

            target_pq_lut_red[cgrayscale] = lut_scale(target_pq_lut_red[cgrayscale], crscale)
            target_pq_lut_green[cgrayscale] = lut_scale(target_pq_lut_green[cgrayscale], cgscale)
            target_pq_lut_blue[cgrayscale] = lut_scale(target_pq_lut_blue[cgrayscale], cbscale)

            lrscale = crscale
            lgscale = cgscale
            lbscale = cbscale
            lgrayscale = cgrayscale
        self.MHC2["red_lut"]     = target_pq_lut_red
        self.MHC2["green_lut"]   = target_pq_lut_green
        self.MHC2["blue_lut"]    = target_pq_lut_blue
        self.MHC2["entry_count"] = len(target_pq_lut_red)
        self.icc_handle.write_MHC2(self.MHC2)

        return
    
    def calibrate_pq(self, eetf=False):
        self.preview_var.set(True)
        logging.info(_("Start calibrating PQ grayscale curve"))
        self.measured_pq["red"] = []
        self.measured_pq["green"] = []
        self.measured_pq["blue"] = []
        num = int(self.pq_points_var.get())
        ref_Y = self.measure_gamut_xyz.get("white_200nit", [0, 200, 0])[1]
        Y_threshold = max(ref_Y * 0.0005, 0.1)
        target_wp = [float(x.strip()) for x in self.white_point_var.get().split(",")]

        for idx, grayscale in enumerate(np.linspace(0, 1023, num, endpoint=True).round().astype(np.int32)):
            grayscale = int(grayscale)
            rgb = [grayscale, grayscale, grayscale]
            self.proc_color_write.write_rgb(rgb, delay=0.03)
            XYZ = np.array(self.proc_color_reader.read_XYZ(), dtype=float)
            if XYZ[1] > Y_threshold:
                measured_xy = XYZ_to_xy(XYZ / 10000).tolist()
                m_point     = calculate_bradford_matrix(measured_xy, target_wp)
                XYZ_corrected = np.clip(m_point @ (XYZ / 10000), 0, None)
            else:
                pq_theory = grayscale / 1023.0
                logging.info(_("({}/{}) Output RGB: {} below threshold ({:.4f} nit), using theory PQ: {:.6f}").format(idx+1, num, rgb, Y_threshold, pq_theory))
                self.measured_pq["red"].append(pq_theory)
                self.measured_pq["green"].append(pq_theory)
                self.measured_pq["blue"].append(pq_theory)
                continue  # ← 直接跳過後面的 XYZ_to_BT2020_PQ_rgb
                 
            rgb_measured = XYZ_to_BT2020_PQ_rgb(XYZ_corrected)
            logging.info(_("({}/{}) Output RGB: {} Measured XYZ: {} RGB: {} Luminance: {:.4f} nit").format(idx+1, num, rgb, XYZ, rgb_measured*1023, float(XYZ[1])))
            self.measured_pq["red"].append(float(rgb_measured[0]))
            self.measured_pq["green"].append(float(rgb_measured[1]))
            self.measured_pq["blue"].append(float(rgb_measured[2]))

        eetf_args = None
        if eetf:
            eetf_args = copy.deepcopy(self.eetf_args)
            if self.eetf_args["monitor_max"] is None:
                eetf_args["monitor_max"] = self.measure_gamut_xyz["white"][1]
            if self.eetf_args["monitor_min"] is None:
                eetf_args["monitor_min"] = self.measure_gamut_xyz["min_activated_black"][1]
        target_pq = self.MHC2
        if self.bright_var.get():
            target_pq = {"red_lut": generate_bright_pq_lut().tolist(),
                         "green_lut": generate_bright_pq_lut().tolist(),
                         "blue_lut": generate_bright_pq_lut().tolist()}
        
        red_lut = generate_mhc2_lut_from_measured_pq(
            self.measured_pq["red"], target_pq=target_pq["red_lut"])
        blue_lut = generate_mhc2_lut_from_measured_pq(
            self.measured_pq["blue"], target_pq=target_pq["blue_lut"])
        green_lut = generate_mhc2_lut_from_measured_pq(
            self.measured_pq["green"], target_pq=target_pq["green_lut"])
        
        
            
            # red_lut = generate_mhc2_lut_from_measured_pq(
            #     red_lut, target_pq=target_pq["red_lut"])
            # blue_lut = generate_mhc2_lut_from_measured_pq(
            #     blue_lut, target_pq=target_pq["blue_lut"])
            # green_lut = generate_mhc2_lut_from_measured_pq(
            #     green_lut, target_pq=target_pq["green_lut"])

        self.MHC2["red_lut"] = red_lut.tolist()
        self.MHC2["green_lut"] = green_lut.tolist()
        self.MHC2["blue_lut"] = blue_lut.tolist()
        self.MHC2["entry_count"] = len(red_lut)
        self.icc_handle.write_MHC2(self.MHC2)
        logging.info(_("PQ LUT measurement finished"))

    
    @safe_call
    def measure_pq(self):
        self.proc_color_write = ColorWriter()
        args = self.get_spotread_args()
        self.proc_color_reader = ColorReader(args)
        if self.proc_color_reader.status == "need_calibration":
            while 1:
                msg = _("Spot read needs a calibration before continuing \nPlace the instrument on its reflective white reference then click OK.")
                answer = tk.messagebox.askokcancel(_("need_calibration"), msg)
                if answer:
                    self.proc_color_reader.calibrate()
                else:
                    logging.info(_("User canceled calibration"))
                    self.clean_color_rw_process()
                    return
                if self.proc_color_reader.status != "need_calibration":
                    break
        self.proc_color_write.write_rgb([800, 800, 800])
        answer = tk.messagebox.askokcancel(
            _("Notice"),
            _(
                "If you want to measure calibrated but unsaved/unloaded data, please enable Preview first.\n\n"
                "Resize and position the white window, place the colorimeter on it, then click OK"
            ),
        )
        if not answer:
            self.clean_color_rw_process()
            logging.info(_("User canceled measurement"))
            return
        self.freeze_ui()
        logging.info(_("Start measuring PQ response"))
        def m():
            target_white_xyz = []
            target_pq = []
            measured_pq = []
            measured_white_xyz = []
            num = 256

            for idx, grayscale in enumerate(np.linspace(0, 1023, num, endpoint=True).round().astype(np.int32)):
                grayscale = int(grayscale)
                pq = grayscale / 1023
                target_white_xyz.append(BT2020_PQ_rgb_to_XYZ([pq, pq, pq]))
                target_pq.append(pq)
                rgb = [grayscale, grayscale , grayscale]
                self.proc_color_write.write_rgb(rgb, delay=0.1)
                XYZ = np.array(self.proc_color_reader.read_XYZ())
                logging.info(_("({}/{}) Measure RGB: {} Result: {}").format(idx+1, num, rgb, XYZ))
                measured_white_xyz.append([itm/10000 for itm in XYZ])
                nit = float(XYZ[1])
                measured_pq.append(float(pq_oetf(nit)))
            
            max_nit = max([itm[1] for itm in measured_white_xyz])
            color_gamut = {"red": xyY_to_XYZ([*BT2020_xy["red"], max_nit*10000]),
                           "green": xyY_to_XYZ([*BT2020_xy["green"], max_nit*10000]),
                           "blue": xyY_to_XYZ([*BT2020_xy["blue"], max_nit*10000]),
                           "white": xyY_to_XYZ([*BT2020_xy["white"], max_nit*10000])}
            target_colored_xyz = get_srgb_measure_XYZ_suit(color_gamut)
            # target_colored_xyz.extend(get_P3D65_test_XYZ_suit(color_gamut))
            measured_colored_xyz = []
            num = len(target_colored_xyz)
            logging.info(_("Start measuring color points"))
            for idx, xyz in enumerate(target_colored_xyz):
                rgb = (XYZ_to_BT2020_PQ_rgb(xyz) * 1023).round().astype(int).tolist()
                self.proc_color_write.write_rgb(rgb, delay=0.1)
                XYZ = np.array(self.proc_color_reader.read_XYZ())
                logging.info(_("({}/{}) Measure RGB: {} Target XYZ:{} Result: {}").format(
                    idx+1, num, rgb, xyz, XYZ/10000))
                measured_colored_xyz.append([itm/10000 for itm in XYZ])
            
            logging.info(_("Measurement finished: {}").format(len(measured_colored_xyz)))

            return {
                "target_xyz": np.array(target_white_xyz),
                "measured_xyz": np.array(measured_white_xyz),
                "target_pq": np.array(target_pq),
                "measured_pq": np.array(measured_pq),
                "target_colored_xyz": np.array(target_colored_xyz),
                "measured_colored_xyz": np.array(measured_colored_xyz),
            }
        
        def cb(result):
            self.unfreeze_ui()
            self.clean_color_rw_process()
            if isinstance(result, Exception):
                msg = _("Measuring PQ response failed: {}").format(result)
                logging.error(msg)
                tk.messagebox.showerror(_("Error"), msg)
                raise result
            else:
                logging.info(_("Measuring PQ response finished"))
                try:
                    self._show_pq_plot(result["target_pq"], result["measured_pq"])
                except Exception as e:
                    logging.error(_("Failed to plot PQ curve: {}").format(e))
            min_care_nit = max(1/10000, result["measured_xyz"][0][1] * 1.1)
            max_care_nit = result["measured_xyz"][-1][1] * 0.9
            logging.info(_("Measured min luminance: {} nit, max luminance: {} nit").format(
                min_care_nit*10000, max_care_nit*10000))
            white_de_result = []
            logging.info(_("Start computing grayscale deltaE_ITP"))
            for idx in range(len(result["measured_xyz"])):
                if min_care_nit < result["measured_xyz"][idx][1] < max_care_nit:
                    t = result["target_xyz"][idx]
                    m = result["measured_xyz"][idx]
                    de = XYZdeltaE_ITP(t, m)
                    white_de_result.append([t, m, de])
                    logging.info(_("Target: {} Measured: {} dE_ITP: {}").format(
                        t, m, de.round(2)))
            colored_de_result = []
            logging.info(_("Start computing color deltaE_ITP"))
            for idx in range(len(result["measured_colored_xyz"])):
                t = result["target_colored_xyz"][idx]
                m = result["measured_colored_xyz"][idx]
                de = XYZdeltaE_ITP(t, m)
                colored_de_result.append([t, m, de])
                logging.info(_("Target: {} Measured: {} dE_ITP: {}").format(
                    t, m, de.round(2)))
            white_de_avg = np.mean([itm[2] for itm in white_de_result]).round(2)
            white_de_max = np.max([itm[2] for itm in white_de_result]).round(2)
            colored_de_avg = np.mean([itm[2] for itm in colored_de_result]).round(2)
            colored_de_max = np.max([itm[2] for itm in colored_de_result]).round(2)
            logging.info(_("Within luminance range ({}-{}), grayscale average deltaE_ITP: {}, max deltaE_ITP: {}").format(
                round(min_care_nit*10000,2), round(max_care_nit*10000,2),
                white_de_avg, white_de_max))
            logging.info(_("At 200 nit D65 white, color average deltaE_ITP: {}, max deltaE_ITP: {}").format(
                colored_de_avg, colored_de_max))
        self.run_in_thread(m, cb)
    
    def _show_pq_plot(self, target_pq, measured_pq):
        """
        绘制 PQ 曲线（自适应窗口大小）:
        - x 轴: 索引/(N-1)*100 (%), 0..100
        - y 轴: PQ*100 (%), 0..100
        在同一图中绘制 target_pq 与 measured_pq
        """
        tp = np.asarray(target_pq, dtype=float).flatten()
        mp = np.asarray(measured_pq, dtype=float).flatten()
        if tp.size != mp.size or tp.size < 2:
            tk.messagebox.showwarning(_("Warning"), _("Not enough data to plot"))
            return
        n = tp.size

        win = tk.Toplevel(self.root)
        win.title(_("PQ measurement curve"))
        w, h = 760, 460
        win.geometry(f"{w}x{h}")
        frm = tk.Frame(win, bg="white")
        frm.pack(fill="both", expand=True, padx=8, pady=8)

        canvas = Canvas(frm, bg="white", highlightthickness=0)
        canvas.pack(fill="both", expand=True)

        def draw():
            canvas.delete("all")
            # 当前画布大小
            cw = max(200, canvas.winfo_width())
            ch = max(160, canvas.winfo_height())
            margin_l = 60
            margin_r = 20
            margin_t = 20
            margin_b = 50
            x0, y0 = margin_l, ch - margin_b
            x1, y1 = cw - margin_r, margin_t
            plot_w = max(1, x1 - x0)
            plot_h = max(1, y0 - y1)

            # 轴线
            canvas.create_line(x0, y0, x1, y0, fill="#444")  # x 轴
            canvas.create_line(x0, y0, x0, y1, fill="#444")  # y 轴

            # 刻度与标签（0..100 每 20）
            for p in range(0, 101, 20):
                # x 轴刻度
                xx = x0 + plot_w * (p / 100.0)
                canvas.create_line(xx, y0, xx, y0 + 5, fill="#444")
                canvas.create_text(xx, y0 + 18, text=str(p), fill="#444", font=("Segoe UI", 10))
                # y 轴刻度
                yy = y0 - plot_h * (p / 100.0)
                canvas.create_line(x0 - 5, yy, x0, yy, fill="#444")
                canvas.create_text(x0 - 28, yy, text=str(p), fill="#444", font=("Segoe UI", 10))

            # 标签
            canvas.create_text((x0 + x1) // 2, y1 - 6, text="PQ (%)", fill="#333", font=("Microsoft YaHei", 11))
            canvas.create_text((x0 + x1) // 2, y0 + 35, text=_("Position (%)"), fill="#333", font=("Microsoft YaHei", 11))

            def to_points(arr):
                pts = []
                for i, v in enumerate(arr):
                    fx = i / (n - 1)                  # 0..1
                    xx = x0 + fx * plot_w
                    fy = np.clip(float(v), 0.0, 1.0)  # v in [0,1]
                    yy = y0 - (fy * plot_h)
                    pts.append((xx, yy))
                return pts

            pts_t = to_points(tp)
            pts_m = to_points(mp)

            def draw_poly(points, color, width=2):
                flat = []
                for (px, py) in points:
                    flat.extend([px, py])
                if len(flat) >= 4:
                    canvas.create_line(*flat, fill=color, width=width, smooth=True)

            draw_poly(pts_t, "#1f77b4", 2)  # target: 蓝
            draw_poly(pts_m, "#d62728", 2)  # measured: 红

            # 图例
            box_w = 160
            box_h = 44
            canvas.create_rectangle(x1 - box_w, y1 + 8, x1 - 20, y1 + 8 + box_h, outline="#ccc", fill="#fff")
            canvas.create_line(x1 - box_w + 10, y1 + 20, x1 - box_w + 40, y1 + 20, fill="#1f77b4", width=2)
            canvas.create_text(x1 - box_w + 50, y1 + 20, text="target_pq", anchor="w", fill="#333", font=("Segoe UI", 10))
            canvas.create_line(x1 - box_w + 10, y1 + 36, x1 - box_w + 40, y1 + 36, fill="#d62728", width=2)
            canvas.create_text(x1 - box_w + 50, y1 + 36, text="measured_pq", anchor="w", fill="#333", font=("Segoe UI", 10))

        # 绑定自适应重绘
        canvas.bind("<Configure>", lambda e: draw())
        # 初次绘制
        win.after(10, draw)
    
    @safe_call
    def measure_color_accuracy(self):
        with open("data\\verify_video_extended_smpte2084_1000_p3_2020.ti1", "r") as f:
            lines = f.readlines()
        data_section = False
        rgb_list = []
        xyz_list = []
        for line in lines:
            line = line.strip()
            if line == "BEGIN_DATA":
                data_section = True
                continue
            elif line == "END_DATA":
                break
            if data_section:
                parts = line.split()
                t = list(map(float, parts))
                xyz = [itm * 6 / 10000 for itm in t[4:7]]
                xyz_list.append(xyz)
                rgb_list.append(
                    [
                        round(float(itm) * 1023)
                        for itm in XYZ_to_BT2020_PQ_rgb(xyz).tolist()
                    ]
                )

        self.proc_color_write = ColorWriter()
        args = self.get_spotread_args()
        self.proc_color_reader = ColorReader(args)
        if self.proc_color_reader.status == "need_calibration":
            while 1:
                msg = _("Spot read needs a calibration before continuing \nPlace the instrument on its reflective white reference then click OK.")
                answer = tk.messagebox.askokcancel(_("need_calibration"), msg)
                if answer:
                    self.proc_color_reader.calibrate()
                else:
                    logging.info(_("User canceled calibration"))
                    self.clean_color_rw_process()
                    return
                if self.proc_color_reader.status != "need_calibration":
                    break

        self.proc_color_write.write_rgb([800, 800, 800])
        answer = tk.messagebox.askokcancel(
            _("Notice"),
            _(
                "If you want to measure calibrated but unsaved/unloaded data, please enable Preview first.\n\n"
                "Resize and position the white window, place the colorimeter on it, then click OK"
            ),
        )
        if not answer:
            self.clean_color_rw_process()
            logging.info(_("User canceled measurement"))
            return
        def cb(result):
            pass
        def m():
            real_xyz = []
            logging.info(_("Measured RGB list: {}").format(rgb_list))
            l = len(rgb_list)
            for i, rgb in enumerate(rgb_list):
                self.proc_color_write.write_rgb(rgb, delay=0.1)
                XYZ = self.proc_color_reader.read_XYZ()
                logging.info(_("({}/{}) Measure RGB: {} Target XYZ:{} Result: {}").format(
                    i+1, l, rgb, xyz_list[i], XYZ))
                real_xyz.append([float(itm) / 10000 for itm in XYZ])

            self.clean_color_rw_process()
            de_list = []
            for idx in range(len(real_xyz)):
                de = XYZdeltaE_ITP(real_xyz[idx], xyz_list[idx])
                de_list.append(de)
                logging.info(_("Target {}: {}").format(xyz_list[idx], de))
            logging.info(_("Measured XYZ list: {}").format(xyz_list))
            logging.info(_("Measured actual XYZ values: {}").format(real_xyz))
            logging.info(_("Measured color differences: {}").format(de_list))
            logging.info(_("Average color difference: {}, maximum difference: {}").format(
                sum(de_list) / len(de_list), max(de_list)))

        self.run_in_thread(m, cb)

    def generate_and_save_icc(self):
        path = filedialog.asksaveasfilename(
            initialdir=os.path.expanduser("~/Documents"),
            title=_("Save ICC file"),
            defaultextension=".icc",
            filetypes=[(_("ICC file"), "*.icc"), (_("All files"), "*.*")],
        )
        if not path:
            return
        filename = os.path.basename(path)
        name_without_ext = os.path.splitext(filename)[0]
        desc = [{"lang": "en", "country": "US", "text": name_without_ext}]
        self.icc_handle.write_desc(desc)
        self.icc_handle.rebuild()
        self.icc_handle.save(path)
        if self.icc_set_var.get():
            self.preview_var.set(False)
            self.set_icc(path)


if __name__ == "__main__":
    root = tk.Tk()
    app = HDRCalibrationUI(root)
    root.mainloop()
